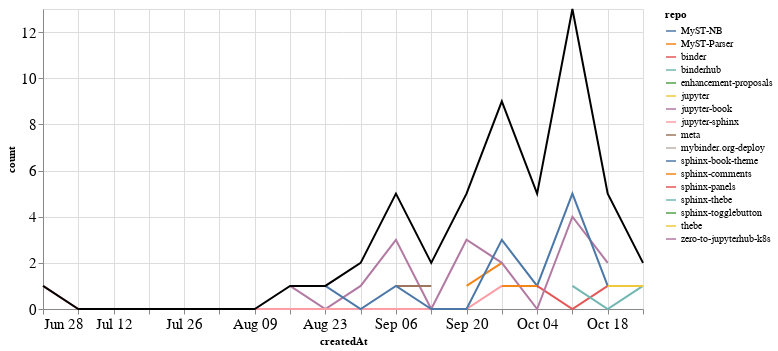

This figure's notebook cell:
### Markdown cell above
## PRs

### Code cell
prs_time = prs.groupby('repo').resample('W', on='createdAt').count()['author'].reset_index()
prs_time = prs_time.rename(columns={'author': 'count'})
prs_time_total = prs_time.groupby('createdAt').agg({"count": "sum"}).reset_index()

ch1 = alt.Chart(prs_time, width=600).mark_line().encode(
    x='createdAt',
    y='count',
    color='repo',
    tooltip="repo"
)

ch2 = alt.Chart(prs_time_total, width=600).mark_line(color="black").encode(
    x='createdAt',
    y='count',
)

ch1 + ch2

### Figure 1 — Vega-Lite specification as saved in the notebook (floating-point values rounded to 4 significant figures)
{"config": {"axisLeft": {"labelFontSize": 15}, "axisBottom": {"labelFontSize": 15}}, "layer": [{"data": {"name": "data-6a6ff75d234f1d43d094a41cfdd302a1"}, "mark": "line", "encoding": {"color": {"type": "nominal", "field": "repo"}, "tooltip": {"type": "nominal", "field": "repo"}, "x": {"type": "temporal", "field": "createdAt"}, "y": {"type": "quantitative", "field": "count"}}, "width": 600}, {"data": {"name": "data-cac91e42e53cd5a2c336fa4aa3ecbcc7"}, "mark": {"type": "line", "color": "black"}, "encoding": {"x": {"type": "temporal", "field": "createdAt"}, "y": {"type": "quantitative", "field": "count"}}, "width": 600}], "$schema": "https://vega.github.io/schema/vega-lite/v4.8.1.json", "datasets": {"data-6a6ff75d234f1d43d094a41cfdd302a1": [{"repo": "MyST-NB", "createdAt": "2020-10-11T00:00:00", "count": 1}, {"repo": "MyST-Parser", "createdAt": "2020-09-20T00:00:00", "count": 1}, {"repo": "MyST-Parser", "createdAt": "2020-09-27T00:00:00", "count": 2}, {"repo": "binder", "createdAt": "2020-10-04T00:00:00", "count": 1}, {"repo": "binder", "createdAt": "2020-10-11T00:00:00", "count": 0}, {"repo": "binder", "createdAt": "2020-10-18T00:00:00", "count": 1}, {"repo": "binderhub", "createdAt": "2020-10-04T00:00:00", "count": 1}, {"repo": "enhancement-proposals", "createdAt": "2020-08-30T00:00:00", "count": 1}, {"repo": "jupyter", "createdAt": "2020-09-20T00:00:00", "count": 1}, {"repo": "jupyter-book", "createdAt": "2020-08-16T00:00:00", "count": 1}, {"repo": "jupyter-book", "createdAt": "2020-08-23T00:00:00", "count": 0}, {"repo": "jupyter-book", "createdAt": "2020-08-30T00:00:00", "count": 1}, {"repo": "jupyter-book", "createdAt": "2020-09-06T00:00:00", "count": 3}, {"repo": "jupyter-book", "createdAt": "2020-09-13T00:00:00", "count": 0}, {"repo": "jupyter-book", "createdAt": "2020-09-20T00:00:00", "count": 3}, {"repo": "jupyter-book", "createdAt": "2020-09-27T00:00:00", "count": 2}, {"repo": "jupyter-book", "createdAt": "2020-10-04T00:00:00", "count": 0}, {"repo": "jupyter-book", "createdAt": "2020-10-11T00:00:00", "count": 4}, {"repo": "jupyter-book", "createdAt": "2020-10-18T00:00:00", "count": 2}, {"repo": "jupyter-sphinx", "createdAt": "2020-06-28T00:00:00", "count": 1}, {"repo": "jupyter-sphinx", "createdAt": "2020-07-05T00:00:00", "count": 0}, {"repo": "jupyter-sphinx", "createdAt": "2020-07-12T00:00:00", "count": 0}, {"repo": "jupyter-sphinx", "createdAt": "2020-07-19T00:00:00", "count": 0}, {"repo": "jupyter-sphinx", "createdAt": "2020-07-26T00:00:00", "count": 0}, {"repo": "jupyter-sphinx", "createdAt": "2020-08-02T00:00:00", "count": 0}, {"repo": "jupyter-sphinx", "createdAt": "2020-08-09T00:00:00", "count": 0}, {"repo": "jupyter-sphinx", "createdAt": "2020-08-16T00:00:00", "count": 0}, {"repo": "jupyter-sphinx", "createdAt": "2020-08-23T00:00:00", "count": 0}, {"repo": "jupyter-sphinx", "createdAt": "2020-08-30T00:00:00", "count": 0}, {"repo": "jupyter-sphinx", "createdAt": "2020-09-06T00:00:00", "count": 0}, {"repo": "jupyter-sphinx", "createdAt": "2020-09-13T00:00:00", "count": 0}, {"repo": "jupyter-sphinx", "createdAt": "2020-09-20T00:00:00", "count": 0}, {"repo": "jupyter-sphinx", "createdAt": "2020-09-27T00:00:00", "count": 1}, {"repo": "meta", "createdAt": "2020-09-06T00:00:00", "count": 1}, {"repo": "meta", "createdAt": "2020-09-13T00:00:00", "count": 1}, {"repo": "mybinder.org-deploy", "createdAt": "2020-10-11T00:00:00", "count": 1}, {"repo": "sphinx-book-theme", "createdAt": "2020-08-23T00:00:00", "count": 1}, {"repo": "sphinx-book-theme", "createdAt": "2020-08-30T00:00:00", "count": 0}, {"repo": "sphinx-book-theme", "createdAt": "2020-09-06T00:00:00", "count": 1}, {"repo": "sphinx-book-theme", "createdAt": "2020-09-13T00:00:00", "count": 0}, {"repo": "sphinx-book-theme", "createdAt": "2020-09-20T00:00:00", "count": 0}, {"repo": "sphinx-book-theme", "createdAt": "2020-09-27T00:00:00", "count": 3}, {"repo": "sphinx-book-theme", "createdAt": "2020-10-04T00:00:00", "count": 1}, {"repo": "sphinx-book-theme", "createdAt": "2020-10-11T00:00:00", "count": 5}, {"repo": "sphinx-book-theme", "createdAt": "2020-10-18T00:00:00", "count": 1}, {"repo": "sphinx-comments", "createdAt": "2020-09-27T00:00:00", "count": 1}, {"repo": "sphinx-comments", "createdAt": "2020-10-04T00:00:00", "count": 1}, {"repo": "sphinx-panels", "createdAt": "2020-10-04T00:00:00", "count": 1}, {"repo": "sphinx-thebe", "createdAt": "2020-10-11T00:00:00", "count": 1}, {"repo": "sphinx-thebe", "createdAt": "2020-10-18T00:00:00", "count": 0}, {"repo": "sphinx-thebe", "createdAt": "2020-10-25T00:00:00", "count": 1}, {"repo": "sphinx-togglebutton", "createdAt": "2020-09-13T00:00:00", "count": 1}, {"repo": "thebe", "createdAt": "2020-10-18T00:00:00", "count": 1}, {"repo": "thebe", "createdAt": "2020-10-25T00:00:00", "count": 1}, {"repo": "zero-to-jupyterhub-k8s", "createdAt": "2020-10-11T00:00:00", "count": 1}], "data-cac91e42e53cd5a2c336fa4aa3ecbcc7": [{"createdAt": "2020-06-28T00:00:00", "count": 1}, {"createdAt": "2020-07-05T00:00:00", "count": 0}, {"createdAt": "2020-07-12T00:00:00", "count": 0}, {"createdAt": "2020-07-19T00:00:00", "count": 0}, {"createdAt": "2020-07-26T00:00:00", "count": 0}, {"createdAt": "2020-08-02T00:00:00", "count": 0}, {"createdAt": "2020-08-09T00:00:00", "count": 0}, {"createdAt": "2020-08-16T00:00:00", "count": 1}, {"createdAt": "2020-08-23T00:00:00", "count": 1}, {"createdAt": "2020-08-30T00:00:00", "count": 2}, {"createdAt": "2020-09-06T00:00:00", "count": 5}, {"createdAt": "2020-09-13T00:00:00", "count": 2}, {"createdAt": "2020-09-20T00:00:00", "count": 5}, {"createdAt": "2020-09-27T00:00:00", "count": 9}, {"createdAt": "2020-10-04T00:00:00", "count": 5}, {"createdAt": "2020-10-11T00:00:00", "count": 13}, {"createdAt": "2020-10-18T00:00:00", "count": 5}, {"createdAt": "2020-10-25T00:00:00", "count": 2}]}}
